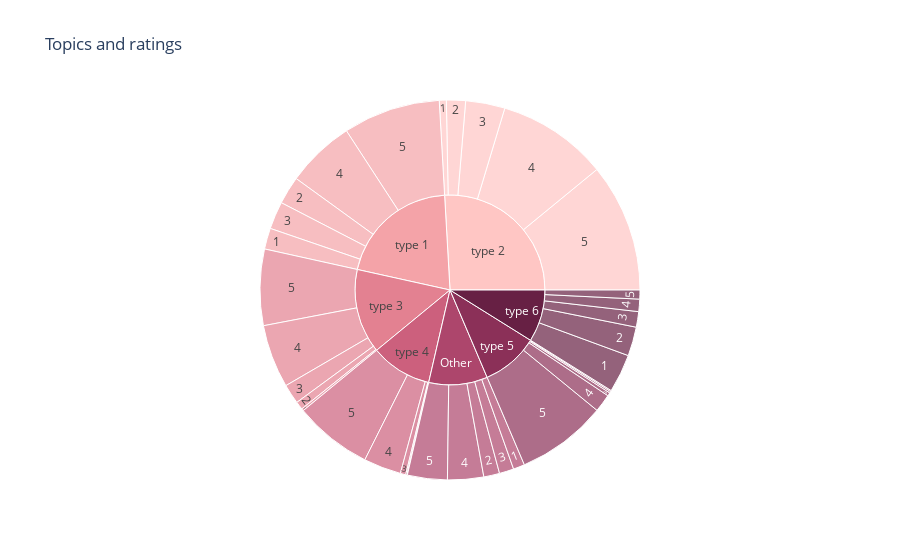

Notebook cell for this chart:
### Code cell
fig = px.sunburst(result, path=['Topic', 'Rating'], title='Topics and ratings', color_discrete_sequence=px.colors.sequential.Burg)
fig.show()

### Figure 1 — Plotly figure (JSON) as saved in the notebook; plotly's stock layout.template omitted (floating-point values rounded to 4 significant figures)
{"data": [{"branchvalues": "total", "domain": {"x": [0, 1], "y": [0, 1]}, "hovertemplate": "labels=%{label}<br>count=%{value}<br>parent=%{parent}<br>id=%{id}<extra></extra>", "ids": ["Other/1", "type 1/1", "type 2/1", "type 3/1", "type 4/1", "type 5/1", "type 6/1", "Other/2", "type 1/2", "type 2/2", "type 3/2", "type 4/2", "type 5/2", "type 6/2", "Other/3", "type 1/3", "type 2/3", "type 3/3", "type 4/3", "type 5/3", "type 6/3", "Other/4", "type 1/4", "type 2/4", "type 3/4", "type 4/4", "type 5/4", "type 6/4", "Other/5", "type 1/5", "type 2/5", "type 3/5", "type 4/5", "type 5/5", "type 6/5", "Other", "type 1", "type 2", "type 3", "type 4", "type 5", "type 6"], "labels": ["1", "1", "1", "1", "1", "1", "1", "2", "2", "2", "2", "2", "2", "2", "3", "3", "3", "3", "3", "3", "3", "4", "4", "4", "4", "4", "4", "4", "5", "5", "5", "5", "5", "5", "5", "Other", "type 1", "type 2", "type 3", "type 4", "type 5", "type 6"], "name": "", "parents": ["Other", "type 1", "type 2", "type 3", "type 4", "type 5", "type 6", "Other", "type 1", "type 2", "type 3", "type 4", "type 5", "type 6", "Other", "type 1", "type 2", "type 3", "type 4", "type 5", "type 6", "Other", "type 1", "type 2", "type 3", "type 4", "type 5", "type 6", "Other", "type 1", "type 2", "type 3", "type 4", "type 5", "type 6", "", "", "", "", "", "", ""], "type": "sunburst", "values": [199, 366, 122, 38, 7, 20, 669, 276, 487, 333, 141, 21, 28, 507, 252, 481, 685, 344, 95, 57, 270, 629, 1197, 1927, 1103, 654, 313, 216, 695, 1696, 2241, 1328, 1363, 1574, 157, 2051, 4227, 5308, 2954, 2140, 1992, 1819]}], "layout": {"legend": {"tracegroupgap": 0}, "sunburstcolorway": ["rgb(255, 198, 196)", "rgb(244, 163, 168)", "rgb(227, 129, 145)", "rgb(204, 96, 125)", "rgb(173, 70, 108)", "rgb(139, 48, 88)", "rgb(103, 32, 68)"], "title": {"text": "Topics and ratings"}}}
